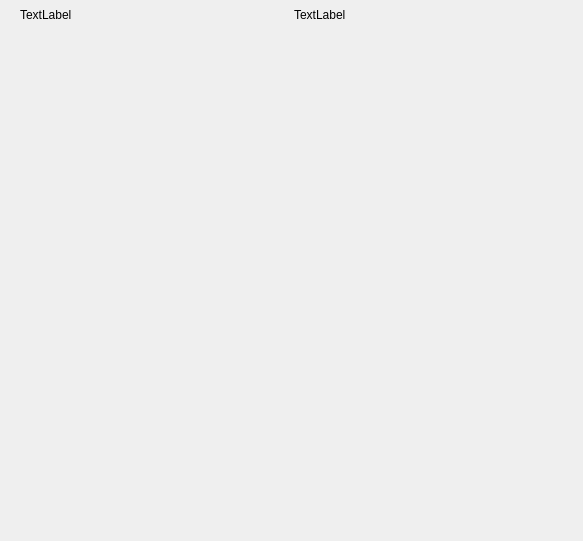
<?xml version="1.0" encoding="UTF-8"?>
<ui version="4.0">
 <class>plot_ui</class>
 <widget class="QWidget" name="plot_ui">
  <property name="geometry">
   <rect>
    <x>0</x>
    <y>0</y>
    <width>583</width>
    <height>541</height>
   </rect>
  </property>
  <property name="windowTitle">
   <string>Form</string>
  </property>
  <widget class="QWidget" name="verticalLayoutWidget">
   <property name="geometry">
    <rect>
     <x>20</x>
     <y>0</y>
     <width>541</width>
     <height>531</height>
    </rect>
   </property>
   <layout class="QVBoxLayout" name="verticalLayout">
    <item>
     <layout class="QHBoxLayout" name="horizontalLayout">
      <item>
       <widget class="QLabel" name="label_out">
        <property name="sizePolicy">
         <sizepolicy hsizetype="Preferred" vsizetype="Minimum">
          <horstretch>0</horstretch>
          <verstretch>30</verstretch>
         </sizepolicy>
        </property>
        <property name="maximumSize">
         <size>
          <width>16777215</width>
          <height>40</height>
         </size>
        </property>
        <property name="text">
         <string>TextLabel</string>
        </property>
       </widget>
      </item>
      <item>
       <widget class="QLabel" name="label_err">
        <property name="sizePolicy">
         <sizepolicy hsizetype="Preferred" vsizetype="Minimum">
          <horstretch>0</horstretch>
          <verstretch>0</verstretch>
         </sizepolicy>
        </property>
        <property name="minimumSize">
         <size>
          <width>0</width>
          <height>30</height>
         </size>
        </property>
        <property name="maximumSize">
         <size>
          <width>16777215</width>
          <height>40</height>
         </size>
        </property>
        <property name="text">
         <string>TextLabel</string>
        </property>
       </widget>
      </item>
     </layout>
    </item>
    <item>
     <widget class="PlotWidget" name="curve_plot" native="true">
      <property name="sizePolicy">
       <sizepolicy hsizetype="Preferred" vsizetype="Expanding">
        <horstretch>0</horstretch>
        <verstretch>0</verstretch>
       </sizepolicy>
      </property>
     </widget>
    </item>
   </layout>
  </widget>
 </widget>
 <customwidgets>
  <customwidget>
   <class>PlotWidget</class>
   <extends>QWidget</extends>
   <header>pyqtgraph</header>
   <container>1</container>
  </customwidget>
 </customwidgets>
 <resources/>
 <connections/>
</ui>
